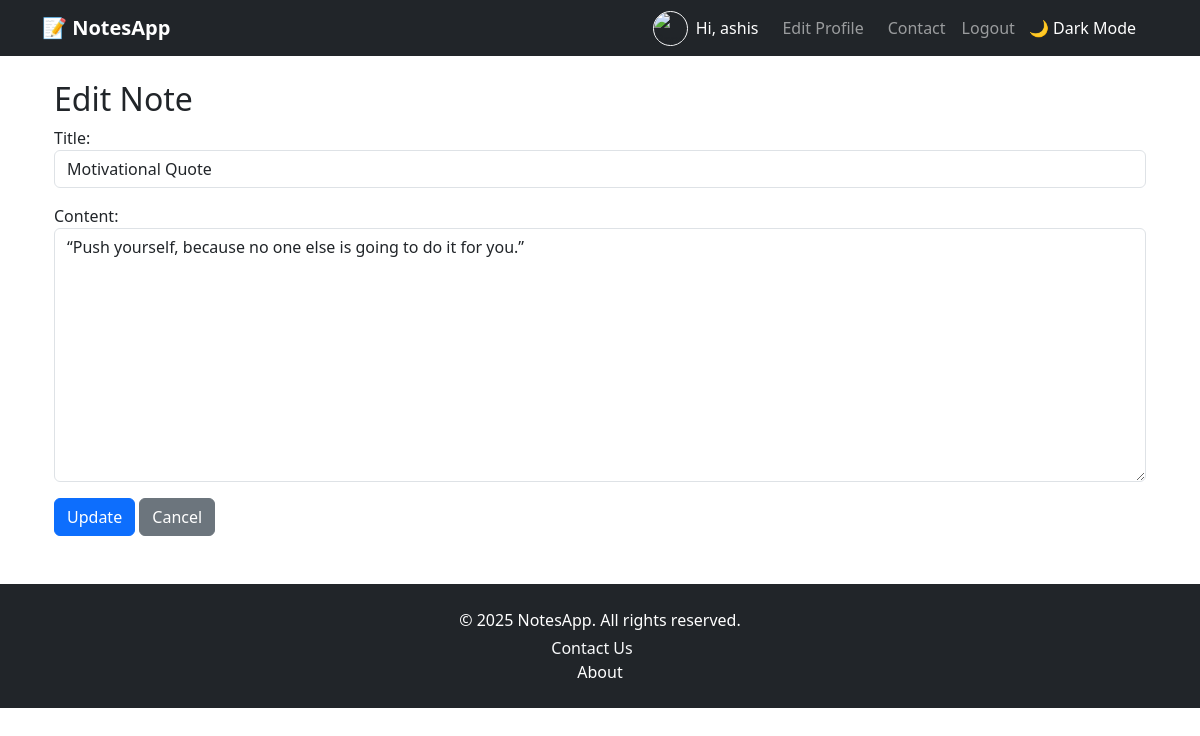
Screenshot of /edit/4/ (signed in) with the database file from the repository.
### notes/models.py (models this page shows, shortened)
class Note(models.Model):
    user = models.ForeignKey(User, on_delete=models.CASCADE)
    title = models.CharField(max_length=200)
    content = models.TextField()
    is_pinned = models.BooleanField(default=False)  # 📌 NEW
    created_at = models.DateTimeField(auto_now_add=True)

### notes/views.py (the view)
# urls.py: path('edit/<int:pk>/', views.edit_note, name='edit_note'),
@login_required
def edit_note(request, pk):
    note = get_object_or_404(Note, pk=pk, user=request.user)
    if request.method == 'POST':
        form = NoteForm(request.POST, instance=note)
        if form.is_valid():
            form.save()
            return redirect('home')
    else:
        form = NoteForm(instance=note)
    return render(request, 'notes/edit_note.html', {'form': form})

### notes/forms.py
class NoteForm(forms.ModelForm):
    class Meta:
        model = Note
        fields = ['title', 'content']
        widgets = {
            'title': forms.TextInput(attrs={'class': 'form-control', 'placeholder': 'Enter title'}),
            'content': forms.Textarea(attrs={'class': 'form-control', 'placeholder': 'Enter your note'}),
        }

### notes/templates/notes/edit_note.html (shortened to what this page needs)
{% extends 'notes/base.html' %}
{% block content %}
<div class="container mt-4">
    <h2>Edit Note</h2>
    <form method="POST">
        {{ form.as_p }}
        <button type="submit" class="btn btn-primary">Update</button>
        <a href="{% url 'home' %}" class="btn btn-secondary">Cancel</a>
    </form>
</div>
{% endblock %}

### notes/templates/notes/base.html (shortened to what this page needs)
<!DOCTYPE html>
<html lang="en">
<head>
    <link href="https://cdn.jsdelivr.net/npm/bootstrap@5.3.3/dist/css/bootstrap.min.css" rel="stylesheet">
</head>
<body>
    <nav class="navbar navbar-expand-lg navbar-dark bg-dark">
        <div class="container">
            <a class="navbar-brand fw-bold" href="{% url 'home' %}">📝 NotesApp</a>
            <div class="collapse navbar-collapse justify-content-end" id="navbarNav">
                <ul class="navbar-nav align-items-center me-3">
                    {% if user.is_authenticated %}
                    <li class="nav-item d-flex align-items-center me-3">
                        <img src="{{ user.profile.image.url }}" alt="Profile" width="35" height="35"
                            class="rounded-circle border border-light me-2" style="object-fit: cover;">
                        <span class="navbar-text text-white">Hi, {{ user.username }}</span>
                    </li>
                    <li class="nav-item me-2">
                        <a class="nav-link" href="{% url 'profile-update' %}">Edit Profile</a>
                    </li>
                    <li class="nav-item me-2">
                        <a class="nav-link" href="{% url 'contact' %}">Contact</a>
                    </li>
                    <li class="nav-item me-2">
                        <form action="{% url 'logout' %}" method="post" class="d-inline">
                            <button type="submit" class="btn btn-link nav-link"
                                style="padding: 0; border: none; background: none;">Logout</button>
                        </form>
                    </li>
                    {% endif %}
                    <li class="nav-item">
                        <button id="theme-toggle" class="theme-toggle-btn">🌙 Dark Mode</button>
                    </li>
                </ul>
            </div>
        </div>
    </nav>
    <div class="container mt-4">
        {% block content %}
        {% endblock %}
    </div>
    <footer class="bg-dark text-white py-4 mt-5">
        <div class="container text-center">
            <p class="mb-1">&copy; {% now "Y" %} NotesApp. All rights reserved.</p>
            <p class="mb-0">
                <a href="{% url 'contact' %}" class="text-decoration-none text-light me-3">Contact Us</a>
                <a class="nav-link" href="{% url 'about' %}">About</a>
            </p>
        </div>
    </footer>
</body>
</html>

### notes/templates/notes/base.html (style rules this page uses)
.theme-toggle-btn { border: none; background: none; color: #fff; font-size: 1rem; cursor: pointer; }

### rows the page displays
Note: title "Motivational Quote", content "“Push yourself, because no one else is going to do it for you.”"

### other values shown
{{ user.username }} "ashis"
